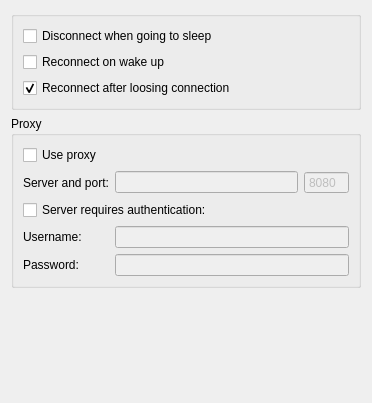
<?xml version="1.0" encoding="UTF-8"?>
<ui version="4.0">
 <class>Core::SettingsPages::ConnectionSettingsWidget</class>
 <widget class="QWidget" name="Core::SettingsPages::ConnectionSettingsWidget">
  <property name="geometry">
   <rect>
    <x>0</x>
    <y>0</y>
    <width>372</width>
    <height>403</height>
   </rect>
  </property>
  <layout class="QVBoxLayout" name="verticalLayout">
   <item>
    <widget class="QGroupBox" name="connectionGroupBox">
     <property name="title">
      <string/>
     </property>
     <layout class="QVBoxLayout" name="verticalLayout_2">
      <item>
       <widget class="QCheckBox" name="sleepDisconnectCheckBox">
        <property name="text">
         <string>Disconnect when going to sleep</string>
        </property>
       </widget>
      </item>
      <item>
       <widget class="QCheckBox" name="wakeUpReconnectCheckBox">
        <property name="text">
         <string>Reconnect on wake up</string>
        </property>
       </widget>
      </item>
      <item>
       <widget class="QCheckBox" name="autoReconnectCheckBox">
        <property name="text">
         <string>Reconnect after loosing connection</string>
        </property>
        <property name="checked">
         <bool>true</bool>
        </property>
       </widget>
      </item>
     </layout>
    </widget>
   </item>
   <item>
    <widget class="QGroupBox" name="proxyGroupBox">
     <property name="title">
      <string>Proxy</string>
     </property>
     <layout class="QFormLayout">
      <property name="fieldGrowthPolicy">
       <enum>QFormLayout::ExpandingFieldsGrow</enum>
      </property>
      <item row="0" column="0" colspan="2">
       <widget class="QCheckBox" name="proxyCheckBox">
        <property name="text">
         <string>Use proxy</string>
        </property>
       </widget>
      </item>
      <item row="1" column="0">
       <widget class="QLabel" name="proxyServerLabel">
        <property name="text">
         <string>Server and port:</string>
        </property>
       </widget>
      </item>
      <item row="1" column="1">
       <layout class="QHBoxLayout" name="horizontalLayout">
        <item>
         <widget class="QLineEdit" name="proxyServerEdit">
          <property name="enabled">
           <bool>false</bool>
          </property>
         </widget>
        </item>
        <item>
         <widget class="QSpinBox" name="proxyPortEdit">
          <property name="enabled">
           <bool>false</bool>
          </property>
          <property name="minimumSize">
           <size>
            <width>40</width>
            <height>0</height>
           </size>
          </property>
          <property name="inputMethodHints">
           <set>Qt::ImhNone</set>
          </property>
          <property name="wrapping">
           <bool>true</bool>
          </property>
          <property name="buttonSymbols">
           <enum>QAbstractSpinBox::NoButtons</enum>
          </property>
          <property name="keyboardTracking">
           <bool>false</bool>
          </property>
          <property name="minimum">
           <number>0</number>
          </property>
          <property name="maximum">
           <number>65535</number>
          </property>
          <property name="singleStep">
           <number>10</number>
          </property>
          <property name="value">
           <number>8080</number>
          </property>
         </widget>
        </item>
       </layout>
      </item>
      <item row="2" column="0" colspan="2">
       <widget class="QCheckBox" name="proxyAuthCheckBox">
        <property name="text">
         <string>Server requires authentication:</string>
        </property>
       </widget>
      </item>
      <item row="3" column="1">
       <widget class="QLineEdit" name="proxyUsernameEdit">
        <property name="enabled">
         <bool>false</bool>
        </property>
       </widget>
      </item>
      <item row="3" column="0">
       <widget class="QLabel" name="proxyUsernameLabel">
        <property name="text">
         <string>Username:</string>
        </property>
       </widget>
      </item>
      <item row="4" column="0">
       <widget class="QLabel" name="proxyPasswordLabel">
        <property name="text">
         <string>Password:</string>
        </property>
       </widget>
      </item>
      <item row="4" column="1">
       <widget class="QLineEdit" name="proxyPasswordEdit">
        <property name="enabled">
         <bool>false</bool>
        </property>
        <property name="echoMode">
         <enum>QLineEdit::Password</enum>
        </property>
       </widget>
      </item>
     </layout>
    </widget>
   </item>
   <item>
    <spacer name="verticalSpacer">
     <property name="orientation">
      <enum>Qt::Vertical</enum>
     </property>
     <property name="sizeHint" stdset="0">
      <size>
       <width>20</width>
       <height>134</height>
      </size>
     </property>
    </spacer>
   </item>
  </layout>
 </widget>
 <tabstops>
  <tabstop>sleepDisconnectCheckBox</tabstop>
  <tabstop>wakeUpReconnectCheckBox</tabstop>
  <tabstop>autoReconnectCheckBox</tabstop>
  <tabstop>proxyCheckBox</tabstop>
  <tabstop>proxyServerEdit</tabstop>
  <tabstop>proxyPortEdit</tabstop>
  <tabstop>proxyAuthCheckBox</tabstop>
  <tabstop>proxyUsernameEdit</tabstop>
  <tabstop>proxyPasswordEdit</tabstop>
 </tabstops>
 <resources/>
 <connections>
  <connection>
   <sender>proxyCheckBox</sender>
   <signal>toggled(bool)</signal>
   <receiver>proxyServerEdit</receiver>
   <slot>setEnabled(bool)</slot>
   <hints>
    <hint type="sourcelabel">
     <x>69</x>
     <y>128</y>
    </hint>
    <hint type="destinationlabel">
     <x>128</x>
     <y>156</y>
    </hint>
   </hints>
  </connection>
  <connection>
   <sender>proxyCheckBox</sender>
   <signal>toggled(bool)</signal>
   <receiver>proxyPortEdit</receiver>
   <slot>setEnabled(bool)</slot>
   <hints>
    <hint type="sourcelabel">
     <x>322</x>
     <y>131</y>
    </hint>
    <hint type="destinationlabel">
     <x>326</x>
     <y>153</y>
    </hint>
   </hints>
  </connection>
  <connection>
   <sender>proxyAuthCheckBox</sender>
   <signal>toggled(bool)</signal>
   <receiver>proxyUsernameEdit</receiver>
   <slot>setEnabled(bool)</slot>
   <hints>
    <hint type="sourcelabel">
     <x>79</x>
     <y>180</y>
    </hint>
    <hint type="destinationlabel">
     <x>115</x>
     <y>204</y>
    </hint>
   </hints>
  </connection>
  <connection>
   <sender>proxyAuthCheckBox</sender>
   <signal>toggled(bool)</signal>
   <receiver>proxyPasswordEdit</receiver>
   <slot>setEnabled(bool)</slot>
   <hints>
    <hint type="sourcelabel">
     <x>60</x>
     <y>184</y>
    </hint>
    <hint type="destinationlabel">
     <x>136</x>
     <y>228</y>
    </hint>
   </hints>
  </connection>
 </connections>
</ui>
